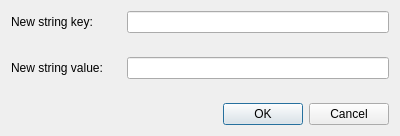
<?xml version="1.0" encoding="UTF-8"?>
<ui version="4.0">
 <class>SolarusEditor::NewStringDialog</class>
 <widget class="QDialog" name="SolarusEditor::NewStringDialog">
  <property name="geometry">
   <rect>
    <x>0</x>
    <y>0</y>
    <width>400</width>
    <height>131</height>
   </rect>
  </property>
  <property name="windowTitle">
   <string>New string</string>
  </property>
  <layout class="QVBoxLayout" name="verticalLayout_3">
   <item>
    <layout class="QVBoxLayout" name="vertical_layout_2">
     <property name="spacing">
      <number>24</number>
     </property>
     <property name="leftMargin">
      <number>0</number>
     </property>
     <property name="topMargin">
      <number>0</number>
     </property>
     <property name="rightMargin">
      <number>0</number>
     </property>
     <property name="bottomMargin">
      <number>0</number>
     </property>
     <item>
      <layout class="QFormLayout" name="formLayout">
       <property name="leftMargin">
        <number>0</number>
       </property>
       <property name="topMargin">
        <number>0</number>
       </property>
       <property name="rightMargin">
        <number>0</number>
       </property>
       <property name="bottomMargin">
        <number>0</number>
       </property>
       <item row="0" column="0">
        <widget class="QLabel" name="string_key_label">
         <property name="text">
          <string>New string key:</string>
         </property>
        </widget>
       </item>
       <item row="0" column="1">
        <widget class="QLineEdit" name="string_key_field"/>
       </item>
       <item row="1" column="0">
        <widget class="QLabel" name="string_value_label">
         <property name="text">
          <string>New string value:</string>
         </property>
        </widget>
       </item>
       <item row="1" column="1">
        <widget class="QLineEdit" name="string_value_field"/>
       </item>
      </layout>
     </item>
     <item>
      <widget class="QDialogButtonBox" name="button_box">
       <property name="orientation">
        <enum>Qt::Orientation::Horizontal</enum>
       </property>
       <property name="standardButtons">
        <set>QDialogButtonBox::StandardButton::Cancel|QDialogButtonBox::StandardButton::Ok</set>
       </property>
      </widget>
     </item>
    </layout>
   </item>
  </layout>
 </widget>
 <resources/>
 <connections>
  <connection>
   <sender>button_box</sender>
   <signal>accepted()</signal>
   <receiver>SolarusEditor::NewStringDialog</receiver>
   <slot>accept()</slot>
   <hints>
    <hint type="sourcelabel">
     <x>248</x>
     <y>254</y>
    </hint>
    <hint type="destinationlabel">
     <x>157</x>
     <y>274</y>
    </hint>
   </hints>
  </connection>
  <connection>
   <sender>button_box</sender>
   <signal>rejected()</signal>
   <receiver>SolarusEditor::NewStringDialog</receiver>
   <slot>reject()</slot>
   <hints>
    <hint type="sourcelabel">
     <x>316</x>
     <y>260</y>
    </hint>
    <hint type="destinationlabel">
     <x>286</x>
     <y>274</y>
    </hint>
   </hints>
  </connection>
 </connections>
</ui>
